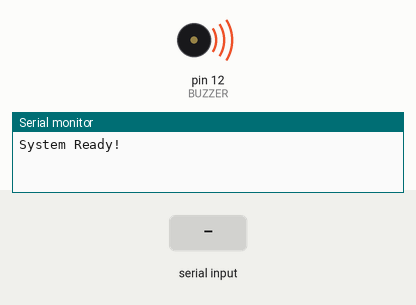
Bench run of a sketch on a simulated Arduino Uno, built with avr-gcc and run on an emulated ATmega328P. Shown: buzzer (waves = sounding), the last lines printed to the serial monitor. The test bench sets the inputs (shaded band).

Above: at 1.2 s.
1.3 s: "0" received over Serial
At 2.6 s:
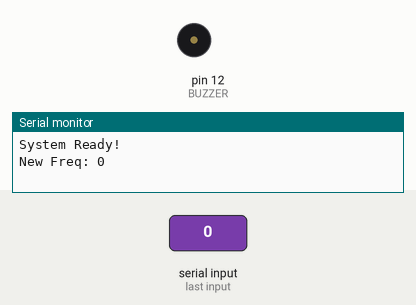
3.8 s: "1" received over Serial
At 5.7 s:
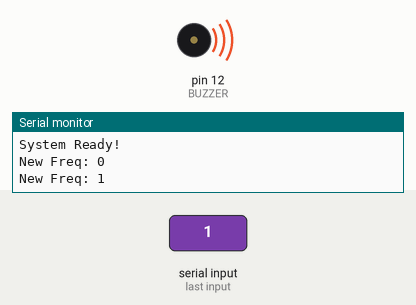
Timing chart, 0 to 7.2 s (numbered marks = the images above; inputs shaded):
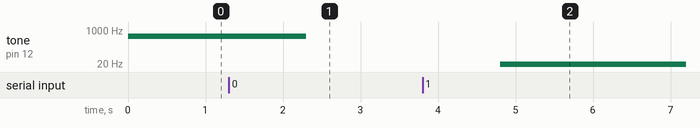

The sketch:

Beeper.ino
```cpp
#define BUZZER 12

#include "DPL_Legacy.h"

using namespace DPL_SerialPort;

int Freq = 500;

void setup() {
  Start(9600);
  pinMode(BUZZER, OUTPUT);
  Out("System Ready!", NEW_LINE);
  tone(BUZZER, Freq);
}

void loop() {
  if (BUFFER_OK) {
    Freq = In();
    Out("\nNew Freq: " + S(Freq), NEW_LINE);
    noTone(BUZZER);
    tone(BUZZER, Freq);
  }
}

/*
#define BUZZER 3
#define high digitalWrite(BUZZER, HIGH)
#define low digitalWrite(BUZZER, LOW);

float Delay = 1;
unsigned long long timer = 1;

void setup() {
  Serial.begin(9600);
  pinMode(BUZZER, OUTPUT);
  timer = millis();
  Serial.println ("System Ready!");
}

void loop() {
  if (Serial.available() > 0) {
    Delay = Serial.parseFloat();
    Serial.print("New delay: ");
    Serial.print(Delay);
    Serial.println("ms");
  }
  /*
  if (millis() - timer == Delay)
    high;

  if (millis() - timer >= (Delay * 2)){
    low;
    timer = millis();
  }

  high;
  delay(Delay);
  low;
  delay(Delay);
}
*/
```

Measured:
- after the input at 1.3 s, tone on pin 12 (BUZZER): 500 Hz → silent after 1.0 s
- after the input at 3.8 s, tone on pin 12 (BUZZER): silent → 1 Hz after 1.0 s
